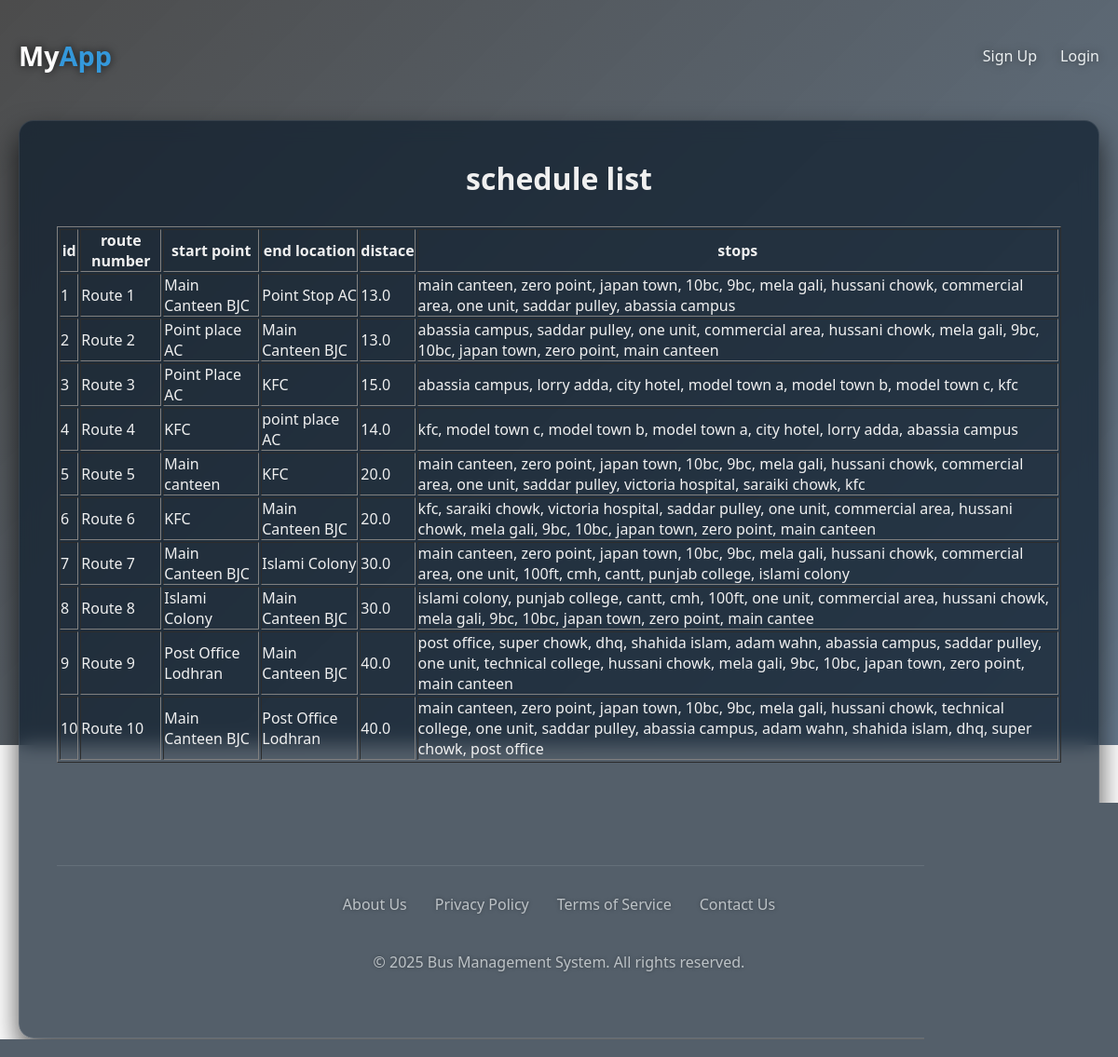
Screenshot of /view_route/ with the database file from the repository.
### busManagement/models.py (models this page shows, shortened)
class Route(models.Model):
    route_number = models.CharField(max_length=10, unique=True)
    start_location = models.CharField(max_length=100)
    end_location = models.CharField(max_length=100)
    distance = models.FloatField()
    stops = models.TextField(default='')  # comma-separated
    time = models.TimeField(default='00:00:00')

### busManagement/views.py (the view)
# urls.py: path('view_route/',views.view_routes,name='view_route'),
def view_routes(request):
    routes = Route.objects.all()
    context = {'routes': routes}
    return render(request, 'view_routes.html', context)

### templates/view_routes.html (shortened to what this page needs)
{% extends "base.html" %}
    {%block content%}
    <main>
    <h1>schedule list</h1>
    <table border="1">
      <tr>
        <th>id</th>
        <th>route number</th>
        <th>start point</th>
        <th>end location</th>
        <th>distace</th>
        <th>stops</th>
      </tr>
      {% for route in routes %}
      <tr>
        <td>{{ route.id}}</td>
        <td>{{ route.route_number}}</td>
        <td>{{ route.start_location}}</td>
        <td>{{ route.end_location }}</td>
        <td>{{ route.distance }}</td>
        <td>{{ route.stops}}</td>
      </tr>
      {% endfor %}
    </table>
    {%endblock content%}

### templates/base.html (shortened to what this page needs)
<!DOCTYPE html>
<html lang="en">
  <head>
  </head>
  <body>
    <div class="bg-video-container">
      {% load static %}
      <video
        id="bg-video-1"
        class="bg-video active"
        autoplay
        muted
        loop
        playsinline
      >
        <source src="{% static 'videos/bg-video.mp4' %}" type="video/mp4" />
      </video>
    </div>
    <div id="video-overlay"></div>
    <nav>
      <a href="/" class="logo">My<span>App</span></a>
      <ul class="nav-menu">
        {% if user.is_authenticated %}
        <li><a href="{% url 'available_buses' %}">Find Bus</a></li>
        <li><a href="{% url 'view_buses' %}">View Buses</a></li>
        <li><a href="{% url 'view_route' %}">Routes</a></li>
        <li><a href="{% url 'logout' %}">logout</a></li>
        {% if user.is_driver %}
        <li><a href="{% url 'driver_portal' %}">Driver Portal</a></li>
        {% else %}
        <li><a href="{% url 'my_registered_buses' %}">Student Portal</a></li>
        {% endif %} {% else %}
        <li><a href="{% url 'signup' %}">Sign Up</a></li>
        <li><a href="{% url 'login' %}">Login</a></li>
        {% endif %}
      </ul>
    </nav>
    {%block content%}{%endblock %}
    <footer>
      <div class="footer-links">
        <a href="#">About Us</a>
        <a href="#">Privacy Policy</a>
        <a href="#">Terms of Service</a>
        <a href="#">Contact Us</a>
      </div>
      <p>&copy; 2025 Bus Management System. All rights reserved.</p>
    </footer>
  </body>
</html>

### templates/base.html (style rules this page uses)
* { margin: 0; padding: 0; box-sizing: border-box; font-family: "Poppins", "Segoe UI", Tahoma, Geneva, Verdana, sans-serif; }
.bg-video-container { position: fixed; top: 0; left: 0; width: 100vw; height: 100vh; overflow: hidden; z-index: -2; }
.bg-video { position: absolute; width: 100%; height: 100%; object-fit: cover; opacity: 0; transition: opacity 1.5s ease-in-out; filter: brightness(0.7) saturate(1.2); }
.bg-video.active { opacity: 1; }
#video-overlay { position: fixed; top: 0; left: 0; width: 100vw; height: 100vh; background: linear-gradient( 135deg, rgba(0, 0, 0, 0.7) 0%, rgba(0, 32, 64, 0.6) 100% ); z-index: -1; }
body { min-height: 100vh; color: #f0f0f0; display: flex; flex-direction: column; align-items: center; padding: 20px; background: transparent; position: relative; z-index: 0; }
nav { width: 100%; max-width: 1200px; display: flex; justify-content: space-between; align-items: center; padding: 20px 0; margin-bottom: 30px; }
.logo { font-size: 1.8rem; font-weight: 700; color: #fff; text-decoration: none; text-shadow: 0 0 10px rgba(0, 0, 0, 0.7); }
.logo span { color: #3498db; }
.nav-menu { display: flex; list-style: none; gap: 25px; }
.nav-menu li a { color: #ecf0f1; text-decoration: none; font-weight: 500; transition: color 0.3s ease; text-shadow: 0 0 8px rgba(0, 0, 0, 0.5); }
main { width: 100%; max-width: 1200px; background: rgba(12, 28, 44, 0.7); backdrop-filter: blur(10px); border-radius: 16px; box-shadow: 0 15px 30px rgba(0, 0, 0, 0.7); padding: 40px; display: flex; gap: 30px; flex-wrap: wrap; justify-content: center; position: relative; z-index: 1; border: 1px solid rgba(255, 255, 255, 0.1); }
footer { width: 100%; max-width: 1200px; margin-top: 80px; padding: 30px 0; text-align: center; color: #bdc3c7; text-shadow: 0 0 4px rgba(0, 0, 0, 0.4); position: relative; z-index: 1; border-top: 1px solid rgba(255, 255, 255, 0.1); display: flex; flex-direction: column; gap: 20px; }
.footer-links { display: flex; justify-content: center; gap: 30px; margin-bottom: 20px; }
.footer-links a { color: #bdc3c7; text-decoration: none; transition: color 0.3s ease; }

### rows the page displays
Route: id "1", route_number "Route 1", start_location "Main Canteen BJC", end_location "Point Stop AC", distance "13.0", stops "main canteen, zero point, japan town, 10bc, 9bc, mela gali, hussani chowk, commercial area, one unit, saddar pulley, abassia campus"
Route: id "2", route_number "Route 2", start_location "Point place AC", end_location "Main Canteen BJC", distance "13.0", stops "abassia campus, saddar pulley, one unit, commercial area, hussani chowk, mela gali, 9bc, 10bc, japan town, zero point, main canteen"
Route: id "3", route_number "Route 3", start_location "Point Place AC", end_location "KFC", distance "15.0", stops "abassia campus, lorry adda, city hotel, model town a, model town b, model town c, kfc"
Route: id "4", route_number "Route 4", start_location "KFC", end_location "point place AC", distance "14.0", stops "kfc, model town c, model town b, model town a, city hotel, lorry adda, abassia campus"
Route: id "5", route_number "Route 5", start_location "Main canteen", end_location "KFC", distance "20.0", stops "main canteen, zero point, japan town, 10bc, 9bc, mela gali, hussani chowk, commercial area, one unit, saddar pulley, victoria hospital, saraiki chowk, kfc"
Route: id "6", route_number "Route 6", start_location "KFC", end_location "Main Canteen BJC", distance "20.0", stops "kfc, saraiki chowk, victoria hospital, saddar pulley, one unit, commercial area, hussani chowk, mela gali, 9bc, 10bc, japan town, zero point, main canteen"
Route: id "7", route_number "Route 7", start_location "Main Canteen BJC", end_location "Islami Colony", distance "30.0", stops "main canteen, zero point, japan town, 10bc, 9bc, mela gali, hussani chowk, commercial area, one unit, 100ft, cmh, cantt, punjab college, islami colony"
Route: id "8", route_number "Route 8", start_location "Islami Colony", end_location "Main Canteen BJC", distance "30.0", stops "islami colony, punjab college, cantt, cmh, 100ft, one unit, commercial area, hussani chowk, mela gali, 9bc, 10bc, japan town, zero point, main cantee"
Route: id "9", route_number "Route 9", start_location "Post Office Lodhran", end_location "Main Canteen BJC", distance "40.0", stops "post office, super chowk, dhq, shahida islam, adam wahn, abassia campus, saddar pulley, one unit, technical college, hussani chowk, mela gali, 9bc, 10bc, japan town, zero point, main canteen"
Route: id "10", route_number "Route 10", start_location "Main Canteen BJC", end_location "Post Office Lodhran", distance "40.0", stops "main canteen, zero point, japan town, 10bc, 9bc, mela gali, hussani chowk, technical college, one unit, saddar pulley, abassia campus, adam wahn, shahida islam, dhq, super chowk, post office"
